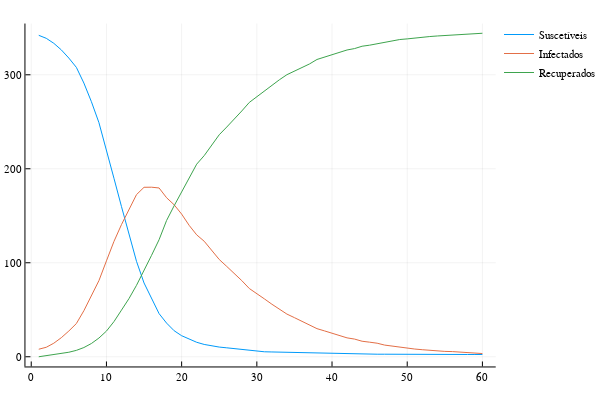

The notebook cell saved with this chart:
### Code cell
Plots.plot(mean(S, dims=1)[1, :], label = "Suscetíveis")
Plots.plot!(mean(I, dims=1)[1, :], label = "Infectados")
Plots.plot!(mean(R, dims=1)[1, :], label = "Recuperados")

### Figure 1 — Plotly figure (JSON) as saved in the notebook; plotly's stock layout.template omitted (floating-point values rounded to 4 significant figures)
{"data": [{"colorbar": {"title": ""}, "legendgroup": "Suscetíveis", "line": {"color": "rgba(0, 154, 250, 1.000)", "dash": "solid", "shape": "linear", "width": 1}, "mode": "lines", "name": "Suscetíveis", "showlegend": true, "type": "scatter", "x": [1, 2, 3, 4, 5, 6, 7, 8, 9, 10, 11, 12, 13, 14, 15, 16, 17, 18, 19, 20, 21, 22, 23, 24, 25, 26, 27, 28, 29, 30, 31, 32, 33, 34, 35, 36, 37, 38, 39, 40, 41, 42, 43, 44, 45, 46, 47, 48, 49, 50, 51, 52, 53, 54, 55, 56, 57, 58, 59, 60], "xaxis": "x1", "y": [342, 338.8, 333.5, 326.5, 317.8, 307.9, 291.2, 271.4, 249.1, 220.7, 189.9, 159.8, 131.8, 101.5, 78.5, 61.7, 45.9, 35.8, 27.7, 22.4, 18.9, 15.4, 13.1, 11.5, 10.3, 9.5, 8.6, 7.5, 6.8, 6, 5.3, 5.1, 4.9, 4.5, 4.4, 4.4, 4.2, 3.8, 3.8, 3.7, 3.6, 3.5, 3.3, 3.1, 3, 2.7, 2.7, 2.6, 2.6, 2.6, 2.6, 2.6, 2.5, 2.5, 2.5, 2.5, 2.4, 2.4, 2.4, 2.4], "yaxis": "y1", "zmax": null, "zmin": null}, {"colorbar": {"title": ""}, "legendgroup": "Infectados", "line": {"color": "rgba(227, 111, 71, 1.000)", "dash": "solid", "shape": "linear", "width": 1}, "mode": "lines", "name": "Infectados", "showlegend": true, "type": "scatter", "x": [1, 2, 3, 4, 5, 6, 7, 8, 9, 10, 11, 12, 13, 14, 15, 16, 17, 18, 19, 20, 21, 22, 23, 24, 25, 26, 27, 28, 29, 30, 31, 32, 33, 34, 35, 36, 37, 38, 39, 40, 41, 42, 43, 44, 45, 46, 47, 48, 49, 50, 51, 52, 53, 54, 55, 56, 57, 58, 59, 60], "xaxis": "x1", "y": [8, 10.1, 14.4, 20.3, 27.4, 35.3, 49, 64.5, 81, 102, 122.7, 140.6, 156.3, 172.5, 180.3, 180.4, 179.6, 169.2, 161.7, 151.8, 139.8, 129.7, 122.9, 113.7, 103.5, 96.1, 89, 81, 72.6, 67.4, 61.6, 55.9, 50.4, 45.4, 41.6, 37.7, 34.3, 29.9, 27.5, 25.2, 22.8, 20.1, 18.8, 16.5, 15.5, 14.4, 12.4, 11.2, 9.9, 9.2, 8.2, 7.5, 6.8, 6.2, 5.7, 5.5, 4.8, 4.5, 4, 3.4], "yaxis": "y1", "zmax": null, "zmin": null}, {"colorbar": {"title": ""}, "legendgroup": "Recuperados", "line": {"color": "rgba(62, 164, 78, 1.000)", "dash": "solid", "shape": "linear", "width": 1}, "mode": "lines", "name": "Recuperados", "showlegend": true, "type": "scatter", "x": [1, 2, 3, 4, 5, 6, 7, 8, 9, 10, 11, 12, 13, 14, 15, 16, 17, 18, 19, 20, 21, 22, 23, 24, 25, 26, 27, 28, 29, 30, 31, 32, 33, 34, 35, 36, 37, 38, 39, 40, 41, 42, 43, 44, 45, 46, 47, 48, 49, 50, 51, 52, 53, 54, 55, 56, 57, 58, 59, 60], "xaxis": "x1", "y": [0, 1.1, 2.1, 3.2, 4.8, 6.8, 9.8, 14.1, 19.9, 27.3, 37.4, 49.6, 61.9, 76, 91.2, 107.9, 124.5, 145, 160.6, 175.8, 191.3, 204.9, 214, 224.8, 236.2, 244.4, 252.4, 261.5, 270.6, 276.6, 283.1, 289, 294.7, 300.1, 304, 307.9, 311.5, 316.3, 318.7, 321.1, 323.6, 326.4, 327.9, 330.4, 331.5, 332.9, 334.9, 336.2, 337.5, 338.2, 339.2, 339.9, 340.7, 341.3, 341.8, 342, 342.8, 343.1, 343.6, 344.2], "yaxis": "y1", "zmax": null, "zmin": null}], "layout": {"annotations": [], "height": 400, "legend": {"bgcolor": "rgba(255, 255, 255, 1.000)", "bordercolor": "rgba(0, 0, 0, 1.000)", "font": {"color": "rgba(0, 0, 0, 1.000)", "family": "sans-serif", "size": 11}, "tracegroupgap": 0, "x": 1, "y": 1}, "margin": {"b": 20, "l": 0, "r": 0, "t": 20}, "paper_bgcolor": "rgba(255, 255, 255, 1.000)", "plot_bgcolor": "rgba(255, 255, 255, 1.000)", "showlegend": true, "width": 600, "xaxis": {"anchor": "y1", "domain": [0.05101, 0.9934], "gridcolor": "rgba(0, 0, 0, 0.100)", "gridwidth": 0.5, "linecolor": "rgba(0, 0, 0, 1.000)", "mirror": false, "range": [-0.77, 61.77], "showgrid": true, "showline": true, "showticklabels": true, "tickangle": 0, "tickcolor": "rgb(0, 0, 0)", "tickfont": {"color": "rgba(0, 0, 0, 1.000)", "family": "sans-serif", "size": 11}, "tickmode": "array", "ticks": "inside", "ticktext": ["0", "10", "20", "30", "40", "50", "60"], "tickvals": [0, 10, 20, 30, 40, 50, 60], "title": "", "titlefont": {"color": "rgba(0, 0, 0, 1.000)", "family": "sans-serif", "size": 15}, "type": "-", "visible": true, "zeroline": false, "zerolinecolor": "rgba(0, 0, 0, 1.000)"}, "yaxis": {"anchor": "x1", "domain": [0.03762, 0.9902], "gridcolor": "rgba(0, 0, 0, 0.100)", "gridwidth": 0.5, "linecolor": "rgba(0, 0, 0, 1.000)", "mirror": false, "range": [-10.33, 354.5], "showgrid": true, "showline": true, "showticklabels": true, "tickangle": 0, "tickcolor": "rgb(0, 0, 0)", "tickfont": {"color": "rgba(0, 0, 0, 1.000)", "family": "sans-serif", "size": 11}, "tickmode": "array", "ticks": "inside", "ticktext": ["0", "100", "200", "300"], "tickvals": [0, 100, 200, 300], "title": "", "titlefont": {"color": "rgba(0, 0, 0, 1.000)", "family": "sans-serif", "size": 15}, "type": "-", "visible": true, "zeroline": false, "zerolinecolor": "rgba(0, 0, 0, 1.000)"}}}
